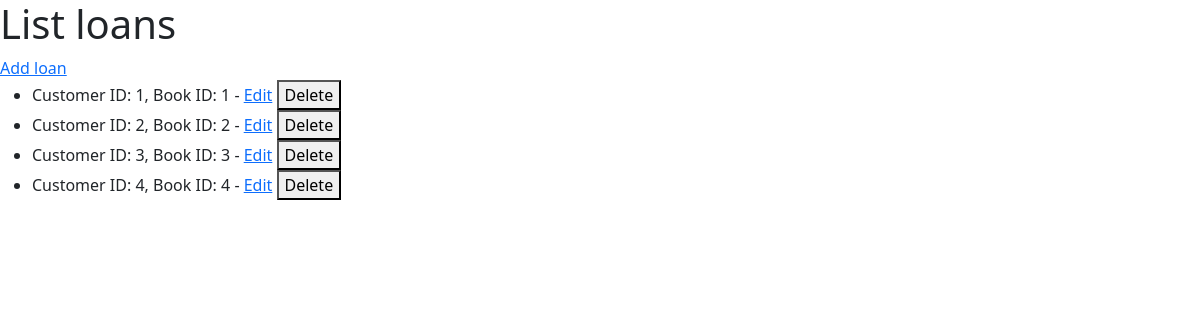
Page /loans on the committed database.
### models/loan.py (models this page shows, shortened)
class Loan(db.Model):
    __tablename__ = 'loans'
    id = db.Column(db.Integer, primary_key=True)
    cust_id = db.Column(db.Integer, db.ForeignKey('customers.id'), nullable=False)
    book_id = db.Column(db.Integer, db.ForeignKey('books.id'), nullable=False)
    loan_date = db.Column(db.DateTime, nullable=False, default=datetime.utcnow)
    return_date = db.Column(db.DateTime)

### app.py (the view)
@app.route('/loans')
def list_loans():
    loans = Loan.query.all()
    return render_template('loans.html', loans=loans)

### templates/loans.html (shortened to what this page needs)
<!DOCTYPE html>
<html lang="ru">
<head>
    <link href="https://cdn.jsdelivr.net/npm/bootstrap@5.3.3/dist/css/bootstrap.min.css" rel="stylesheet"
>
</head>
<body>
    <h1>List loans</h1>
    <a href="{{ url_for('add_loan') }}">Add loan</a>
    <ul>
        {% for loan in loans %}
        <li>
            Customer ID: {{ loan.cust_id }}, Book ID: {{ loan.book_id }} -
            <a href="{{ url_for('edit_loan', id=loan.id) }}">Edit</a>
            <form action="{{ url_for('delete_loan', id=loan.id) }}" method="POST" style="display:inline;">
                <button type="submit">Delete</button>
            </form>
        </li>
        {% endfor %}
    </ul>
</body>
</html>

### rows in the picture
Loan: cust_id "1", book_id "1"
Loan: cust_id "2", book_id "2"
Loan: cust_id "3", book_id "3"
Loan: cust_id "4", book_id "4"
